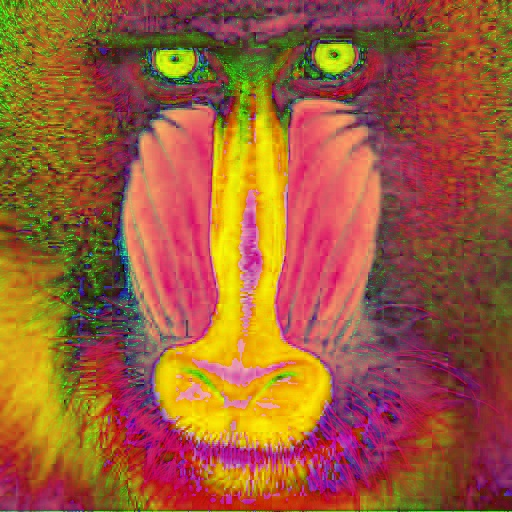
#> input picture Lab1-Intro-MandrillChallenge/images/mandrill3.jpg, 512 x 512 px, found by its file name
$ python fixman3.py
#> lines starting #> are read from the running program, lines starting #| are printed output that depends on the picture
import cv2
import numpy as np

threshold = 128

BLUE = 0
GREEN = 1
RED = 2

# highlight = BLUE
# load image from a file into the container
image = cv2.imread("images/mandrill3.jpg", cv2.IMREAD_UNCHANGED)
#> image is the input picture: shape (512, 512, 3); mean B, G, R 57.2, 92, 157.5

height, width, colour = image.shape
#> height = 512; width = 512; colour = 3

gray = cv2.cvtColor(image, cv2.COLOR_BGR2GRAY)
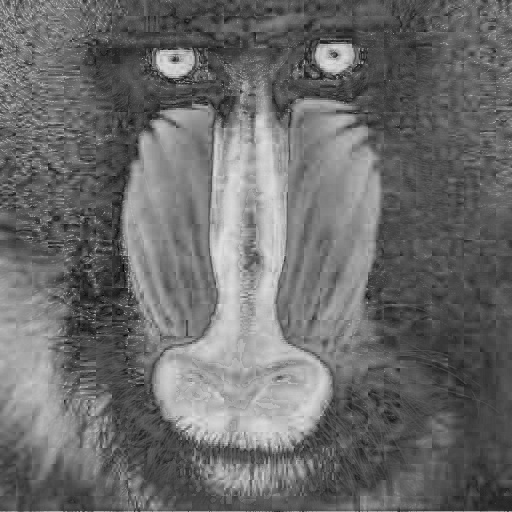
#> gray: shape (512, 512); min 3, max 225, mean 107.6

# save image to file
cv2.imwrite("python/fixman3.jpg", gray)

$ run again, with Lab1-Intro-MandrillChallenge/images/mandrill0.jpg copied over Lab1-Intro-MandrillChallenge/images/mandrill3.jpg
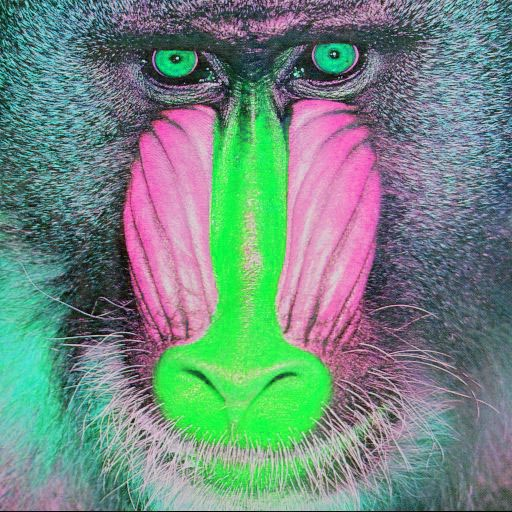
#> input picture Lab1-Intro-MandrillChallenge/images/mandrill0.jpg, 512 x 512 px, found by its file name
#> image is the input picture: shape (512, 512, 3); mean B, G, R 128.9, 137.4, 113.2
#> `gray = cv2.cvtColor(image, cv2.COLOR_BGR2GRAY)`:
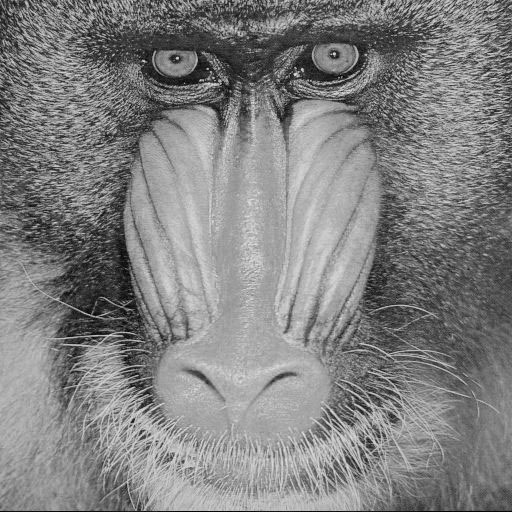
#> gray: shape (512, 512); min 1, max 227, mean 129.2

$ run again, with Lab1-Intro-MandrillChallenge/images/mandrill1.jpg copied over Lab1-Intro-MandrillChallenge/images/mandrill3.jpg
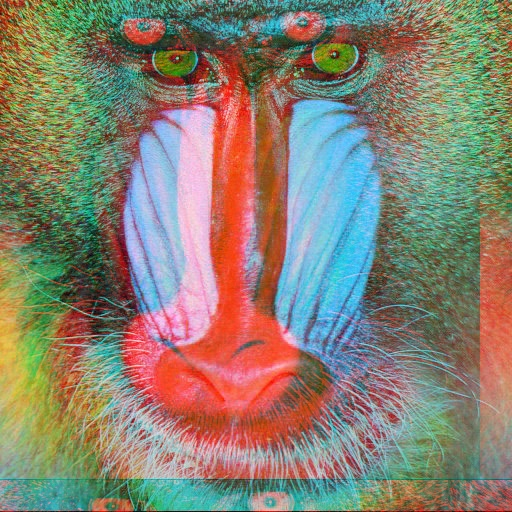
#> input picture Lab1-Intro-MandrillChallenge/images/mandrill1.jpg, 512 x 512 px, found by its file name
#> image is the input picture: shape (512, 512, 3); mean B, G, R 113.1, 128.9, 136.9
#> `gray = cv2.cvtColor(image, cv2.COLOR_BGR2GRAY)`:
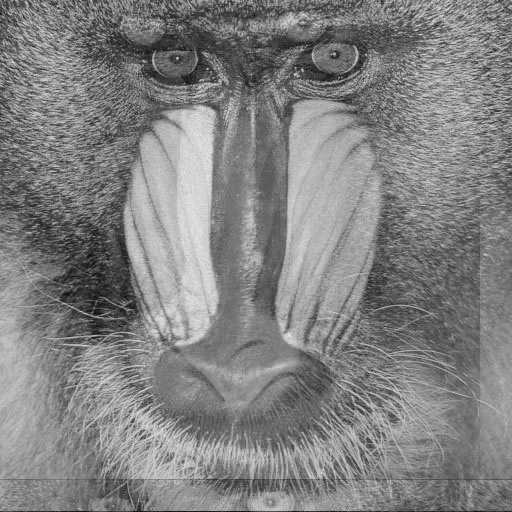
#> gray: shape (512, 512); min 5, max 231, mean 129.5

$ run again, with Lab1-Intro-MandrillChallenge/images/mandrill2.jpg copied over Lab1-Intro-MandrillChallenge/images/mandrill3.jpg
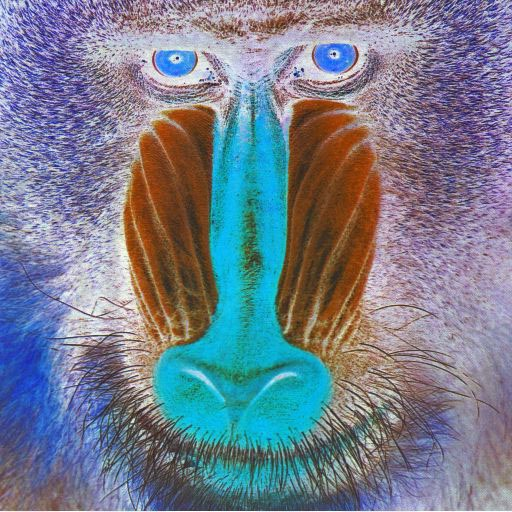
#> input picture Lab1-Intro-MandrillChallenge/images/mandrill2.jpg, 512 x 512 px, found by its file name
#> image is the input picture: shape (512, 512, 3); mean B, G, R 141.8, 126.1, 117.6
#> `gray = cv2.cvtColor(image, cv2.COLOR_BGR2GRAY)`:
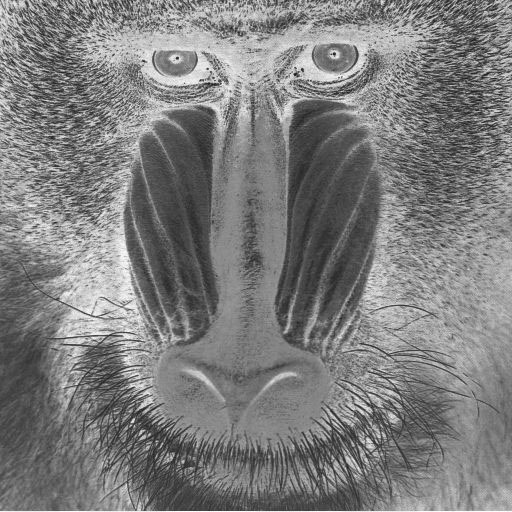
#> gray: shape (512, 512); min 18, max 255, mean 125.4
